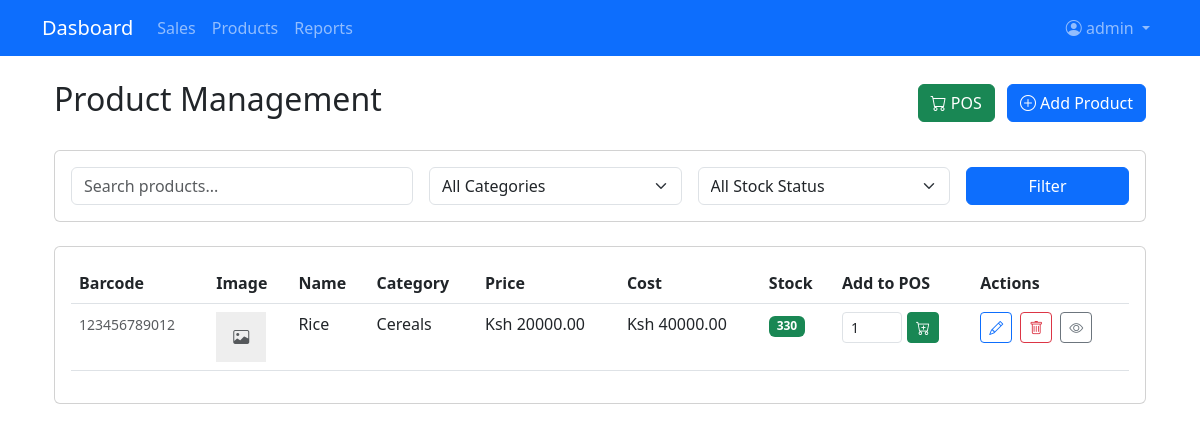
Page /products/ (signed in) on the earlier database version.
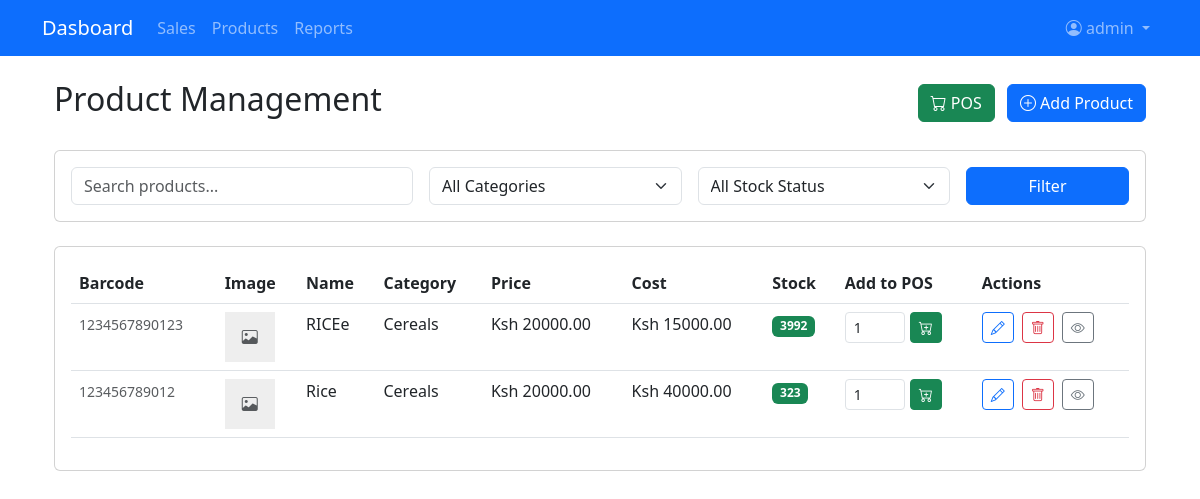
Same page on the later database version.
### main/models.py (models this page shows, shortened)
class Product(models.Model):
    barcode = models.CharField(max_length=100, unique=True, blank=True, null=True)
    name = models.CharField(max_length=200)
    category = models.ForeignKey(Category, on_delete=models.SET_NULL, null=True)
    price = models.DecimalField(max_digits=10, decimal_places=2, validators=[MinValueValidator(0)])
    cost = models.DecimalField(max_digits=10, decimal_places=2, validators=[MinValueValidator(0)], default=0)
    stock = models.PositiveIntegerField(default=0)
    image = models.ImageField(upload_to='products/', blank=True, null=True)
    barcode_image = models.ImageField(upload_to='barcodes/', blank=True, null=True)

class Category(models.Model):
    name = models.CharField(max_length=100)

### main/views.py (the view)
# urls.py: path('products/', views.product_list, name='product_list'),
@login_required
def product_list(request):
    query = request.GET.get('search', '')
    category_id = request.GET.get('category')
    stock_status = request.GET.get('stock_status')
    products = Product.objects.all()
    if query:
        products = products.filter(Q(name__icontains=query) | Q(barcode__icontains=query))
    if category_id:
        products = products.filter(category_id=category_id)
    if stock_status == 'low':
        products = products.filter(stock__lt=5, stock__gt=0)
    elif stock_status == 'out':
        products = products.filter(stock=0)
    elif stock_status == 'in':
        products = products.filter(stock__gte=5)
    paginator = Paginator(products, 25)
    page = request.GET.get('page')
    products = products.order_by('name')
    return render(request, 'pos/product_list.html', {
        'products': products,
        'categories': Category.objects.all()
    })

### main/templates/pos/product_list.html (shortened to what the changed rows need)
{% extends 'base.html' %}
{% load static %}
{% block content %}
<div class="container-fluid">
    <div class="d-flex justify-content-between align-items-center mb-4">
        <h2>Product Management</h2>
    </div>
    <div class="card">
        <div class="card-body">
            <div class="table-responsive">
                <table class="table table-hover">
                    <thead>
                        <tr>
                            <th>Barcode</th>
                            <th>Image</th>
                            <th>Name</th>
                            <th>Category</th>
                            <th>Price</th>
                            <th>Cost</th>
                            <th>Stock</th>
                            <th>Add to POS</th>
                            <th>Actions</th>
                        </tr>
                    </thead>
                    <tbody>
                        {% for product in products %}
                        <tr>
                            <td>
                                {% if product.barcode %}
                                <small class="text-muted">{{ product.barcode }}</small>
                                {% else %}
                                <span class="text-muted">No barcode</span>
                                {% endif %}
                            </td>
                            <td>
                                {% if product.image %}
                                <img src="{{ product.image.url }}" alt="{{ product.name }}" class="img-thumbnail" style="width: 50px; height: 50px; object-fit: cover;">
                                {% else %}
                                <div class="no-image" style="width: 50px; height: 50px; background: #eee; display: flex; align-items: center; justify-content: center;">
                                    <i class="bi bi-image text-muted"></i>
                                </div>
                                {% endif %}
                            </td>
                            <td>{{ product.name }}</td>
                            <td>{{ product.category.name|default:"-" }}</td>
                            <td>Ksh {{ product.price }}</td>
                            <td>Ksh {{ product.cost }}</td>
                            <td>
                                <span class="badge
                                    {% if product.stock == 0 %}bg-danger
                                    {% elif product.stock < 5 %}bg-warning text-dark
                                    {% else %}bg-success{% endif %}">
                                    {{ product.stock }}
                                </span>
                            </td>
                            <td>
                                <div class="d-flex align-items-center">
                                    <input type="number"
                                           class="form-control form-control-sm qty-input"
                                           value="1"
                                           min="1"
                                           max="{{ product.stock }}"
                                           style="width: 60px; margin-right: 5px;"
                                           id="qty-{{ product.id }}">
                                    <button class="btn btn-sm btn-success add-to-cart-btn"
                                            data-id="{{ product.id }}"
                                            data-name="{{ product.name }}"
                                            data-price="{{ product.price }}"
                                            data-barcode="{{ product.barcode }}"
                                            {% if product.stock == 0 %}disabled{% endif %}>
                                        <i class="bi bi-cart-plus"></i>
                                    </button>
                                </div>
                            </td>
                            <td>
                                <div class="d-flex gap-2">
                                    <a href="{% url 'edit_product' product.id %}" class="btn btn-sm btn-outline-primary">
                                        <i class="bi bi-pencil"></i>
                                    </a>
                                    <form method="post" action="{% url 'delete_product' product.id %}" class="delete-form">
                                        <button type="submit" class="btn btn-sm btn-outline-danger">
                                            <i class="bi bi-trash"></i>
                                        </button>
                                    </form>
                                    <a href="{% url 'product_detail' product.id %}" class="btn btn-sm btn-outline-secondary">
                                        <i class="bi bi-eye"></i>
                                    </a>
                                </div>
                            </td>
                        </tr>
                        {% empty %}
                        <tr>
                            <td colspan="9" class="text-center py-4">
                                No products found. <a href="{% url 'add_product' %}">Add your first product</a>
                            </td>
                        </tr>
                        {% endfor %}
                    </tbody>
                </table>
            </div>
        </div>
    </div>
</div>
{% endblock %}

Differences in the rows shown:
added Product: barcode "1234567890123", name "RICEe", category.name "Cereals", price "20000.00", cost "15000.00", stock "3992", stock "1"
changed Product "Rice": stock "330" → "323"
